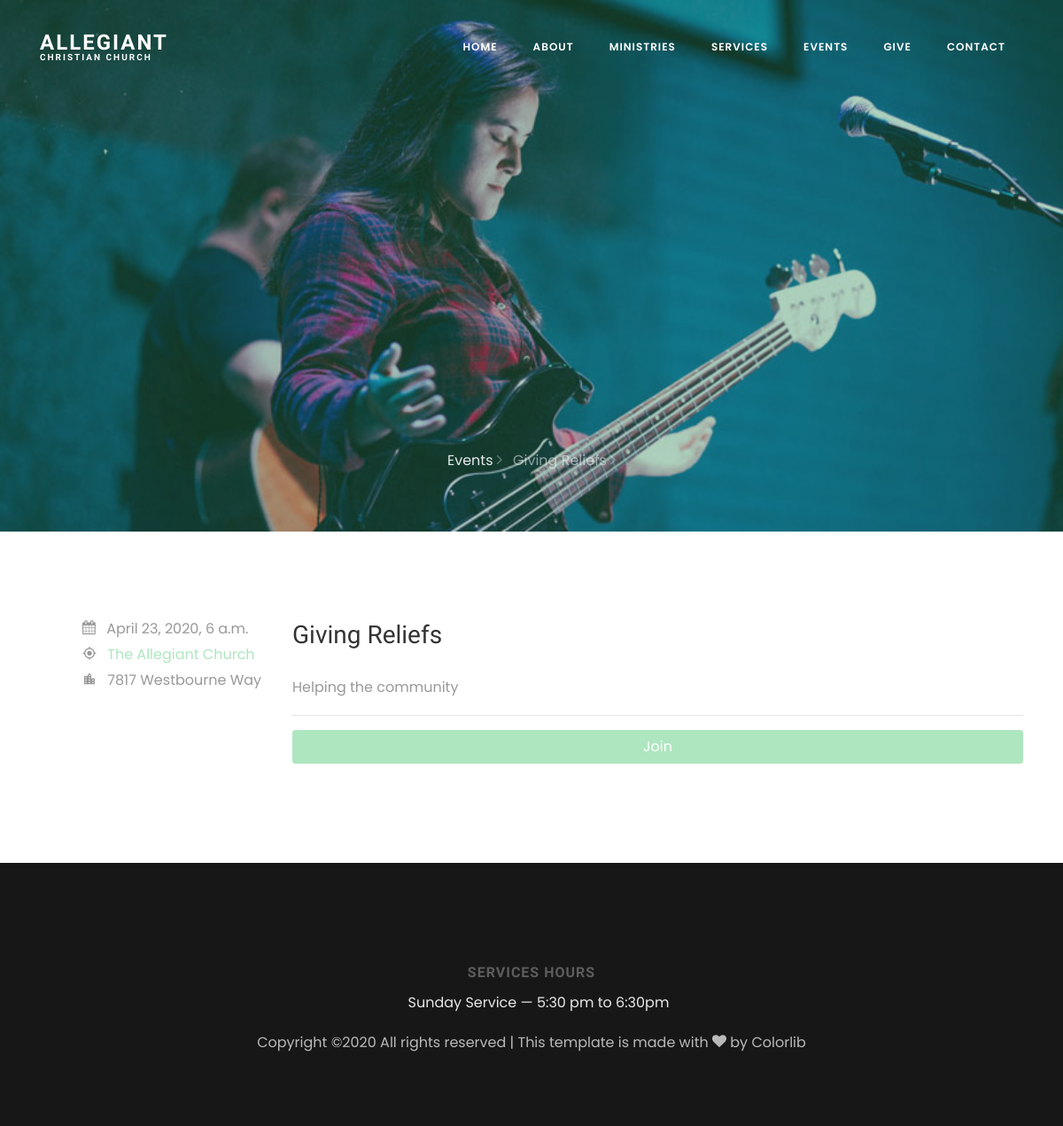
The app's page /events/2/ with its own data.
### website/models.py (models this page shows, shortened)
class Event(models.Model):
    title = models.CharField(max_length=40)
    location = models.CharField(max_length=40)
    desc = RichTextField(max_length=1000)
    address = models.CharField(max_length=500)
    date = models.DateField()
    time = models.TimeField()
    img = models.ImageField(default='website/default.jpg', upload_to='website/events')

### website/views.py (the view, shortened to what this page needs)
# urls.py: path('events/<int:pk>/', JoinEventView.as_view(), name='event-details'),
class JoinEventView(View):
    def get(self, request, *args, **kwargs):
         view = EventDetailView.as_view()
         return view(request, *args, **kwargs)

### website/views.py (called while the page is built)
    def get_context_data(self, **kwargs):
        context = super().get_context_data(**kwargs)
        context['form'] = JoinEventForm(initial={'event_id': self.object.id})
        return context

### website/templates/event_details.html (shortened to what this page needs)
{% extends 'base.html' %}
{% load static %}
{% block active_events %} active {% endblock %}
{% load crispy_forms_tags %}
{% block content %}
  <section class="hero-wrap hero-wrap-2"style="background-image: url({{ event.img.url }});" data-stellar-background-ratio="0.5">
    <div class="overlay"></div>
    <div class="container">
      <div class="row no-gutters slider-text align-items-end justify-content-center">
        <div class="col-md-9 ftco-animate pb-5 text-center">
          <p class="breadcrumbs">
            <span class="mr-2">
              <a href="{% url 'events' %}">Events
                <i class="ion-ios-arrow-forward"></i>
              </a>
            </span>
              <span>{{ event.title }}
                <i class="ion-ios-arrow-forward"></i>
              </span>
          </p>
        </div>
      </div>
    </div>
  </section>
  <section class="ftco-section">
    <div class="container">
      <div class="row">
        <div class="col-md-3">
          <div class="text pl-md-5">
            <div class="meta">
              <p>
                <span><i class="icon-calendar mr-2"></i> {{ event.date }}, {{ event.time }}</span>
                <span><i class="icon-my_location mr-2"></i> <a href="#">{{ event.location }}</a></span>
                <span><i class="icon-location_city mr-2"></i> {{ event.address }}</span>
              </p>
            </div>
          </div>
        </div>
        <div class="col-md-9">
          <h3 class="mb-4">{{ event.title }}</h3>
          <p>{{ event.desc | safe }}</p>
          <hr>
          <p><button class="btn btn-primary btn-block" data-toggle="modal" data-target="#joinModal" data-id="{{ event.id }}" data-title="{{ event.title }}">Join</button></p>
        </div>
      </div>
    </div>
  </section>
{% endblock %}

### static/website/css/icomoon.css (style rules this page uses)
[class^="icon-"], [class*=" icon-"] { font-family: 'icomoon' !important; speak: none; font-style: normal; font-weight: normal; font-variant: normal; text-transform: none; line-height: 1; -webkit-font-smoothing: antialiased; -moz-osx-font-smoothing: grayscale; }
.icon-calendar:before { content: "\f073"; }
.icon-my_location:before { content: "\e55c"; }
.icon-location_city:before { content: "\e7f1"; }

### records on screen
Event: img (picture), title "Giving Reliefs", date "April 23, 2020", time "6 a.m.", location "The Allegiant Church", address "7817 Westbourne Way", desc "Helping the community"
